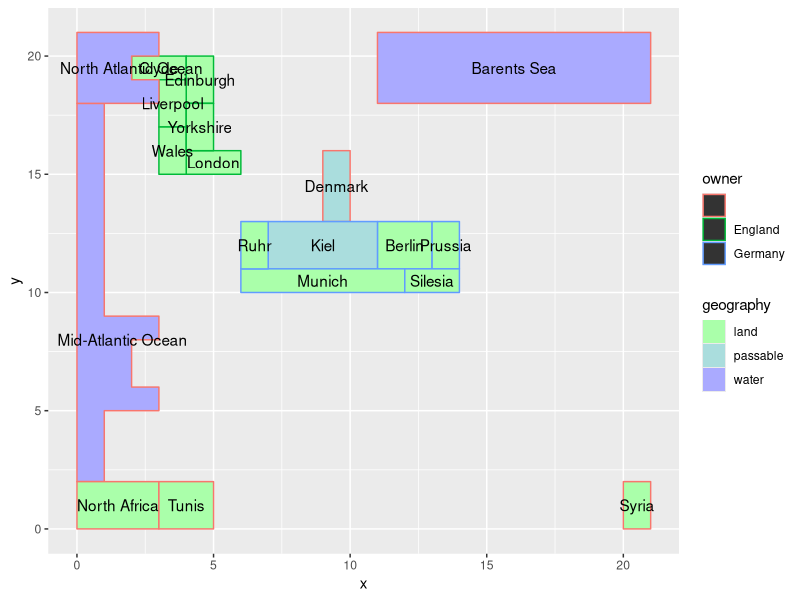

R code for this plot:
library(png)
library(grid)
library(ggplot2)

# img <- readPNG("images/map.png")
# g <- rasterGrob(img, interpolate=TRUE)
# movements <- read.csv("move_sum.move.csv")
#movements <- movements[1:10,]

# dim_x <- dim(img)[1]
# dim_y <- dim(img)[2]

# movements$start_y <- dim_y - movements$start_y
# movements$end_y <- dim_y - movements$end_y

# basic layer and options
# plot1 <- ggplot(movements, aes(x = start_x, y = start_y, colour = country)) + xlim(0, dim_x) + ylim(0, dim_y) + geom_jitter(aes(size=all_freq)) + facet_grid(country ~ .) # +annotation_custom(g, xmin=0, ymin=0) + geom_text(aes(x=start_x, y=start_y + 25, label=start_name)) 

# load in the map layer
map <- read.csv("images/map_countries.csv")

country_names <- aggregate(map, by=list(map$territory), FUN=mean)
country_names$territory <- country_names$Group.1

countries <- ggplot() + geom_polygon(data=map, mapping=aes(x=x, y=y, group=territory, color=owner, fill=geography)) + scale_fill_manual(values=c("#AAFFAA", "#AADDDD", "#AAAAFF")) + geom_text(data=country_names, aes(x,y,label=territory))